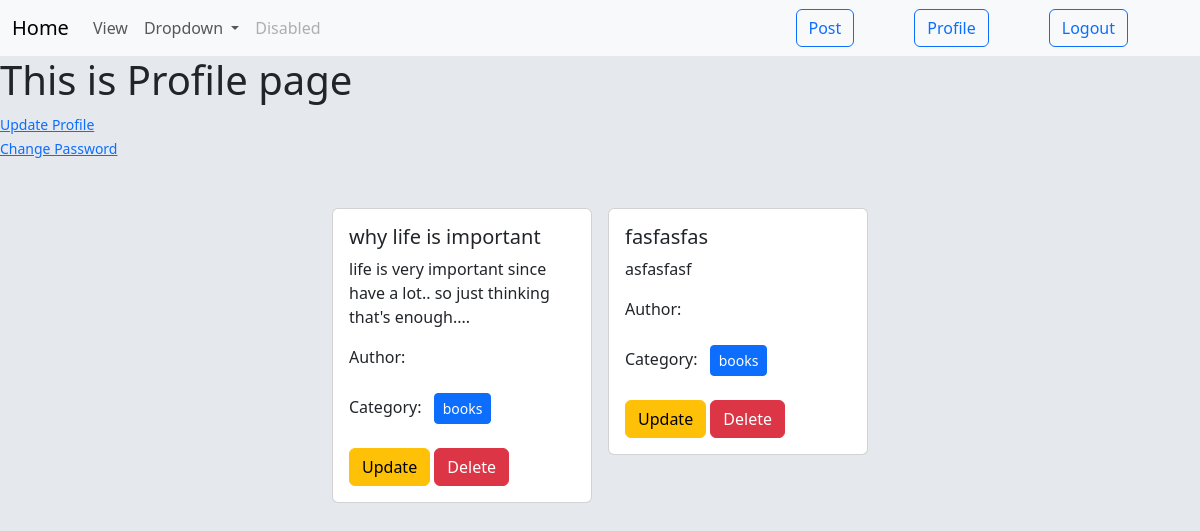
/profile/ (signed in), run on the app's committed database.
### post/models.py (models this page shows, shortened)
class Post(models.Model):
    title=models.CharField(max_length=50)
    content=models.TextField()
    categories=models.ManyToManyField(Cetagories)
    author=models.ForeignKey(User, on_delete=models.CASCADE)
    image = models.ImageField(upload_to ='post/uploads/', blank=True, null=True)

### cetagory/models.py (models this page shows, shortened)
class Cetagories(models.Model):
    name=models.CharField(max_length=100)
    slug=models.SlugField(max_length=100,null=True, blank=True)

### author/views.py (the view)
# urls.py: path('profile/', views.profile, name='profile'),
@login_required
def profile(request):
    data=Post.objects.filter(author=request.user)
    return render(request, 'profile.html', {'data':data})

### author/templates/profile.html (shortened to what this page needs)
{% extends "base.html" %}
{%block content %}
<h1> This is Profile page</h1>
<small><a href="{% url 'uptade' %}">Update Profile</a></small>
<small><a href="{% url 'changepassword' %}">Change Password</a></small>
<div class="d-flex flex-wrap justify-content-center px-5 pt-5">
    {% for post in data %}
        <div class="col-sm-3 ">
          <div class="card mx-2">
            <div class="card-body">
              <h5 class="card-title">{{post.title}}</h5>
              <p class="card-text">{{post.content}}</p>
              <p>Author: {{post.author.first_name}}</p>
              <p>
               Category: {% for cat in post.categories.all %}
              <button class="btn btn-primary disible btn-sm m-2">{{cat.name}}</button>
              {%endfor%}
            </p>
            <a href="{% url 'edit' post.id %}" class="btn btn-warning">Update</a>
            <a href="{% url 'delete' post.id %}" class="btn btn-danger">Delete</a>
            </div>
          </div>
        </div>
    {% endfor %}
    </div>
{%endblock%}

### data on the page
Post: title "why life is important", content "life is very important since have a lot.. so just thinking that's enough...."
Cetagories: name "books"
Post: title "fasfasfas", content "asfasfasf"
